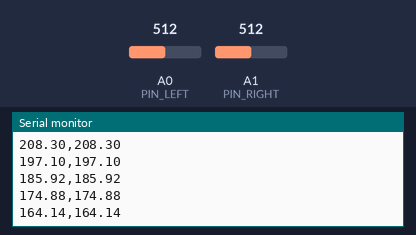
The sketch below on a simulated Arduino Uno, built with avr-gcc and run on an emulated ATmega328P. On the bench: the last lines printed to the serial monitor. The test bench sets the inputs (shaded band); at power-on: A0 (PIN_LEFT) = 512, A1 (PIN_RIGHT) = 512.

Above: at 1.2 s.
1.3 s: A0 (PIN_LEFT) set to 716
At 1.38 s:
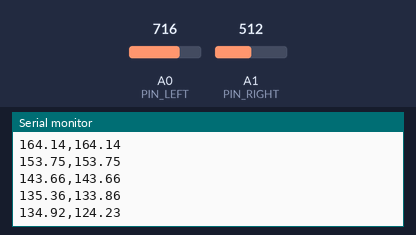
2.8 s: A1 (PIN_RIGHT) set to 716
At 2.88 s:
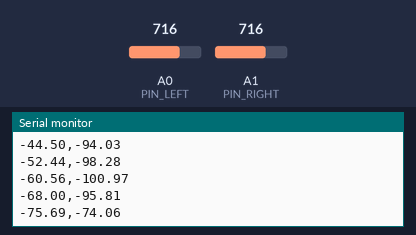
4.3 s: A0 (PIN_LEFT) set to 900
At 4.38 s:
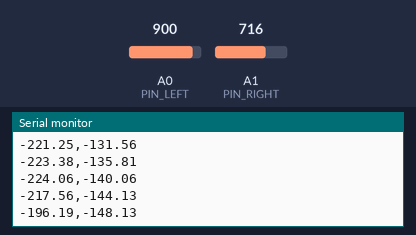
5.8 s: A1 (PIN_RIGHT) set to 900
At 5.88 s:
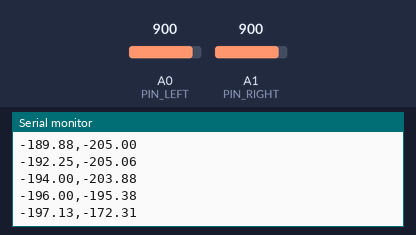
Timing chart, 0 to 8.3 s (numbered marks = the images above; inputs shaded):
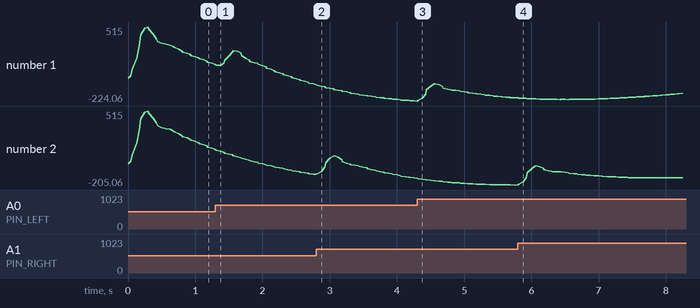

The sketch:

BrainSound_2ch.ino
```cpp
// (licence header left out)
#define SAMPLE_RATE 256      // 필터 계수가 256Hz 기준이라 256으로 맞춤
#define BAUD_RATE   115200
#define PIN_LEFT    A0
#define PIN_RIGHT   A1

// 4차 버터워스 대역통과 필터 (0.5~29.5Hz, 256Hz) - 채널마다 상태를 따로 가진다
struct EEGFilter {
  float z[4][2] = {{0, 0}, {0, 0}, {0, 0}, {0, 0}};

  float process(float input) {
    float out = input, x;

    x = out - -0.95391350 * z[0][0] - 0.25311356 * z[0][1];
    out = 0.00735282 * x + 0.01470564 * z[0][0] + 0.00735282 * z[0][1];
    z[0][1] = z[0][0]; z[0][0] = x;

    x = out - -1.20596630 * z[1][0] - 0.60558332 * z[1][1];
    out = 1.0 * x + 2.0 * z[1][0] + 1.0 * z[1][1];
    z[1][1] = z[1][0]; z[1][0] = x;

    x = out - -1.97690645 * z[2][0] - 0.97706395 * z[2][1];
    out = 1.0 * x + -2.0 * z[2][0] + 1.0 * z[2][1];
    z[2][1] = z[2][0]; z[2][0] = x;

    x = out - -1.99071687 * z[3][0] - 0.99086813 * z[3][1];
    out = 1.0 * x + -2.0 * z[3][0] + 1.0 * z[3][1];
    z[3][1] = z[3][0]; z[3][0] = x;

    return out;
  }
};

EEGFilter filterLeft;
EEGFilter filterRight;

void setup() {
  Serial.begin(BAUD_RATE);
}

void loop() {
  // micros() 기반 타이머: 3906마이크로초(=1/256초)마다 한 번씩 측정
  static unsigned long past = 0;
  unsigned long present = micros();
  unsigned long interval = present - past;
  past = present;

  static long timer = 0;
  timer -= interval;

  if (timer < 0) {
    timer += 1000000L / SAMPLE_RATE;

    int rawLeft  = analogRead(PIN_LEFT);
    int rawRight = analogRead(PIN_RIGHT);

    float left  = filterLeft.process(rawLeft);
    float right = filterRight.process(rawRight);

    Serial.print(left, 2);
    Serial.print(',');
    Serial.println(right, 2);
  }
}
```

Measured:
- after the input at 1.3 s, the serial monitor: prints a new line at once (image 1)
- plotted number 1: 143.66 → -52.44 after the input at 1.3 s
